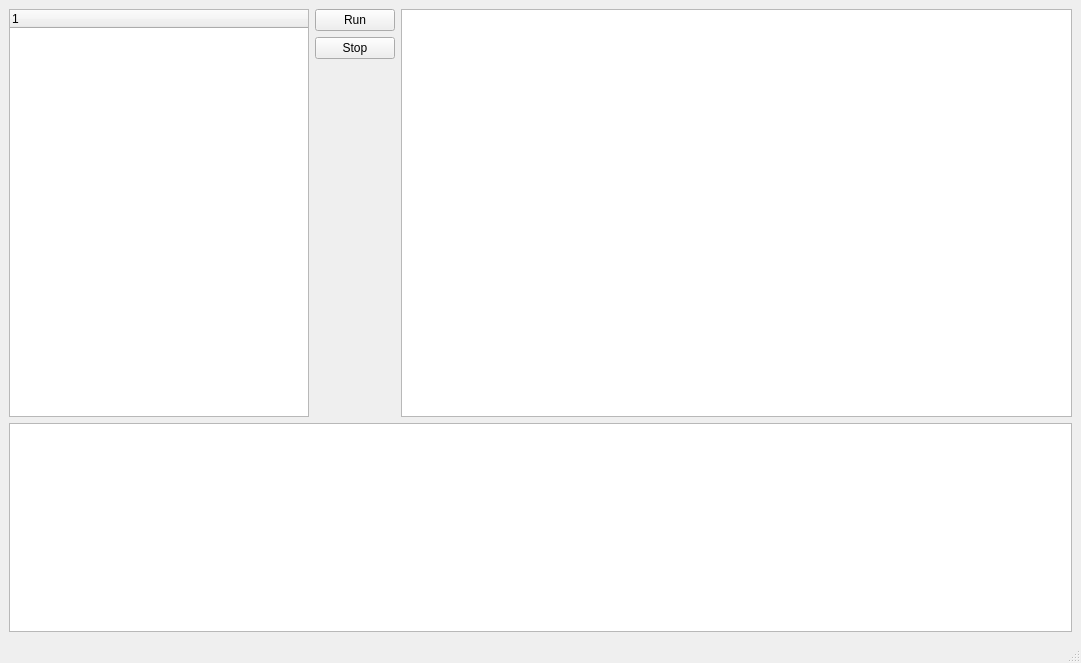
<?xml version="1.0" encoding="UTF-8"?>
<ui version="4.0">
 <class>TestSuiteMainWindow</class>
 <widget class="QMainWindow" name="TestSuiteMainWindow">
  <property name="geometry">
   <rect>
    <x>0</x>
    <y>0</y>
    <width>1081</width>
    <height>663</height>
   </rect>
  </property>
  <property name="windowTitle">
   <string>TestSuiteMainWindow</string>
  </property>
  <widget class="QWidget" name="centralwidget">
   <layout class="QGridLayout" name="gridLayout">
    <item row="0" column="0" rowspan="3">
     <widget class="QTreeWidget" name="testsTree">
      <property name="maximumSize">
       <size>
        <width>300</width>
        <height>16777215</height>
       </size>
      </property>
      <column>
       <property name="text">
        <string notr="true">1</string>
       </property>
      </column>
     </widget>
    </item>
    <item row="0" column="2" rowspan="3">
     <widget class="QTextEdit" name="testLog"/>
    </item>
    <item row="0" column="1">
     <widget class="QPushButton" name="m_run">
      <property name="text">
       <string>Run</string>
      </property>
     </widget>
    </item>
    <item row="2" column="1">
     <spacer name="verticalSpacer">
      <property name="orientation">
       <enum>Qt::Vertical</enum>
      </property>
      <property name="sizeHint" stdset="0">
       <size>
        <width>20</width>
        <height>358</height>
       </size>
      </property>
     </spacer>
    </item>
    <item row="3" column="0" colspan="3">
     <widget class="QTextEdit" name="appLog"/>
    </item>
    <item row="1" column="1">
     <widget class="QPushButton" name="m_stop">
      <property name="text">
       <string>Stop</string>
      </property>
     </widget>
    </item>
   </layout>
  </widget>
  <widget class="QMenuBar" name="menubar">
   <property name="geometry">
    <rect>
     <x>0</x>
     <y>0</y>
     <width>1081</width>
     <height>22</height>
    </rect>
   </property>
  </widget>
  <widget class="QStatusBar" name="statusbar"/>
 </widget>
 <resources/>
 <connections/>
</ui>
